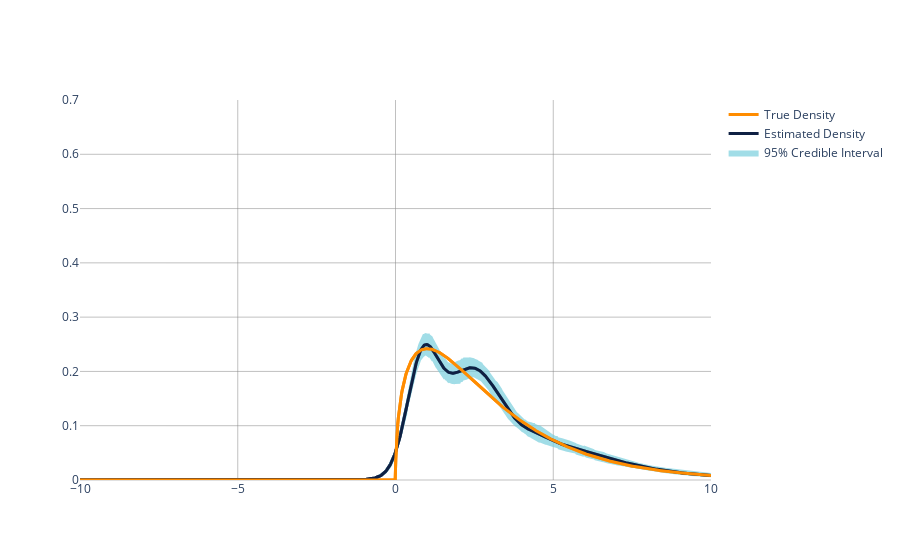

Notebook source saved alongside this figure:
### Code cell
# plot densities

import matplotlib
import plotly
import plotly.graph_objects as go


# da cambiare in base al plot
g = -1
true = true_d[g]

estimated = np.mean(densHdp[g], 0)

intervals = np.array([pm.stats.hpd(densHdp[g][:, i], 0.05) for i in range(densHdp[g].shape[1])])

# --------------------

#colors

color_true = 'rgba(255,140,0, 1)'
color_true_area = 'rgba(255,140,0, 0.)'

color_estimated = 'rgba(15, 32, 67, 1)'
color_estimated_area = 'rgba(15, 32, 67, 0.)'

color_intervals = 'rgba(122, 207, 221, 0.7)'

fig = go.Figure()

# true density
fig.add_trace(go.Scatter(x=xgrid,
                         y=true,
                         showlegend=False,
                         mode='lines',
                         line=dict(width=3, 
                                   color=color_true),
                         fill='tozeroy',
                         fillcolor=color_true_area,
                         ))

# estimated density
fig.add_trace(go.Scatter(x=xgrid,
                         y=estimated,
                         showlegend=False,
                         mode='lines',
                         line=dict(width=3, 
                                   color=color_estimated),
                         fill='tozeroy',
                         fillcolor=color_estimated_area,
                         ))

# Crebible intervals
fig.add_trace(go.Scatter(x=xgrid,
                         y=intervals[:, 0],
                         showlegend=False,
                         mode=None,
                         line=dict(width=0, 
                                   color=color_intervals),
                         ))
fig.add_trace(go.Scatter(x=xgrid,
                         y=intervals[:, 1],
                         showlegend=True,
                         name = '95% Credible Interval',
                         mode=None,
                         line=dict(width=0, 
                                   color=color_intervals),
                         fill='tonexty',
                         fillcolor=color_intervals,
                         ))

# estimated density
fig.add_trace(go.Scatter(x=xgrid,
                         y=estimated,
                         showlegend=True,
                         name='Estimated Density',
                         mode='lines',
                         line=dict(width=3, 
                                   color=color_estimated),
                         ))

# true density
fig.add_trace(go.Scatter(x=xgrid,
                         y=true,
                         showlegend=True,
                         name='True Density',
                         mode='lines',
                         line=dict(width=3, 
                                   color=color_true),
                         ))



fig.update_layout(
            plot_bgcolor='rgba(0, 0, 0, 0)',
            )
fig.update_xaxes(showgrid=True, gridwidth=0.5, gridcolor='grey',
                 zeroline=True, zerolinewidth=0.5, zerolinecolor='grey')
fig.update_yaxes(showgrid=True, gridwidth=0.5, gridcolor='grey',
                 zeroline=True, zerolinewidth=0.5, zerolinecolor='grey',
                range=[0, 0.7])

plotly.offline.iplot(fig)

### Figure 1 — Plotly figure (JSON) as saved in the notebook; plotly's stock layout.template omitted (floating-point values rounded to 4 significant figures; data arrays with more than 128 entries replaced by an {"elided": "..."} marker saying what was removed)
{"data": [{"fill": "tozeroy", "fillcolor": "rgba(255,140,0, 0.)", "line": {"color": "rgba(255,140,0, 1)", "width": 3}, "mode": "lines", "showlegend": false, "type": "scatter", "x": {"elided": "1000 float values"}, "y": {"elided": "1000 float values"}}, {"fill": "tozeroy", "fillcolor": "rgba(15, 32, 67, 0.)", "line": {"color": "rgba(15, 32, 67, 1)", "width": 3}, "mode": "lines", "showlegend": false, "type": "scatter", "x": {"elided": "1000 float values"}, "y": {"elided": "1000 float values"}}, {"line": {"color": "rgba(122, 207, 221, 0.7)", "width": 0}, "showlegend": false, "type": "scatter", "x": {"elided": "1000 float values"}, "y": {"elided": "1000 float values"}}, {"fill": "tonexty", "fillcolor": "rgba(122, 207, 221, 0.7)", "line": {"color": "rgba(122, 207, 221, 0.7)", "width": 0}, "name": "95% Credible Interval", "showlegend": true, "type": "scatter", "x": {"elided": "1000 float values"}, "y": {"elided": "1000 float values"}}, {"line": {"color": "rgba(15, 32, 67, 1)", "width": 3}, "mode": "lines", "name": "Estimated Density", "showlegend": true, "type": "scatter", "x": {"elided": "1000 float values"}, "y": {"elided": "1000 float values"}}, {"line": {"color": "rgba(255,140,0, 1)", "width": 3}, "mode": "lines", "name": "True Density", "showlegend": true, "type": "scatter", "x": {"elided": "1000 float values"}, "y": {"elided": "1000 float values"}}], "layout": {"plot_bgcolor": "rgba(0, 0, 0, 0)", "xaxis": {"gridcolor": "grey", "gridwidth": 0.5, "showgrid": true, "zeroline": true, "zerolinecolor": "grey", "zerolinewidth": 0.5}, "yaxis": {"gridcolor": "grey", "gridwidth": 0.5, "range": [0, 0.7], "showgrid": true, "zeroline": true, "zerolinecolor": "grey", "zerolinewidth": 0.5}}}
